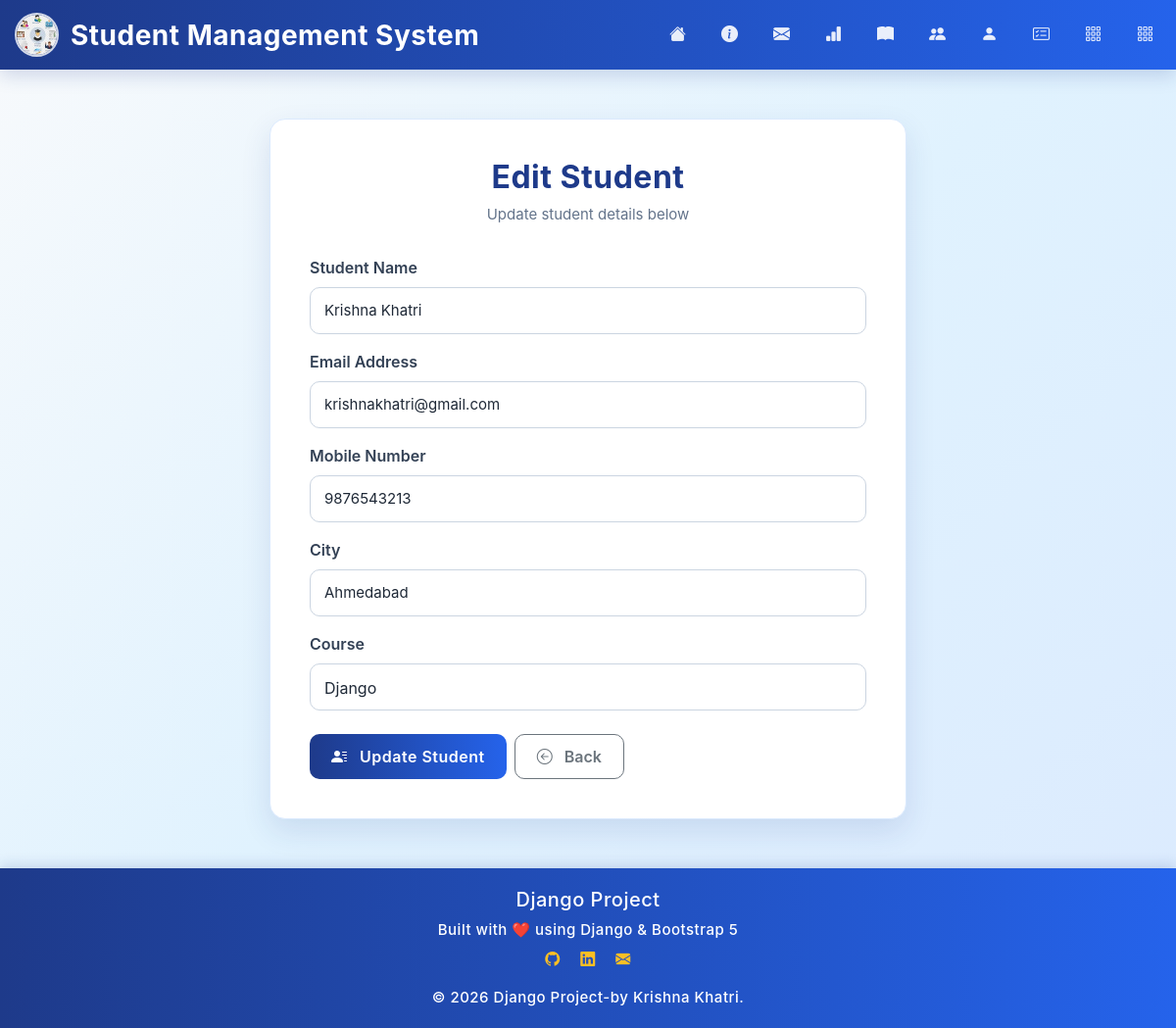
Screenshot of /edit/1 with the database file from the repository.
### student/models.py (models this page shows, shortened)
class Student(models.Model):
    name = models.CharField(max_length=100)
    course = models.ForeignKey(Course, on_delete=models.CASCADE,null=True,blank=True)
    email = models.EmailField()
    mobile = models.CharField(max_length=15)
    city = models.CharField(max_length=50)

### student/views.py (the view, shortened to what this page needs)
# urls.py: path('edit/<int:id>', views.edit_student, name='edit'),
def edit_student(request, id):
    student = get_object_or_404(Student, id=id)
    courses = Course.objects.all()
    return render(request, 'Student_crud/edit.html', {'student': student, 'courses': courses})

### student/Template/Student_CRUD/edit.html (shortened to what this page needs)
{% extends "base.html" %}
{% block content %}
<div class="form-card">
    <h2 class="form-title">Edit Student</h2>
    <p class="form-subtitle">
        Update student details below
    </p>
    <form method="post">
        <div class="mb-3">
            <label class="form-label">
                Student Name
            </label>
            <input type="text" name="name" class="form-control" value="{{ student.name }}" required>
        </div>
        <div class="mb-3">
            <label class="form-label">
                Email Address
            </label>
            <input type="email" name="email" class="form-control" value="{{ student.email }}" required>
        </div>
        <div class="mb-3">
            <label class="form-label">
                Mobile Number
            </label>
            <input type="text" name="mobile" class="form-control" value="{{ student.mobile }}" required>
        </div>
        <div class="mb-3">
            <label class="form-label">
                City
            </label>
            <input type="text" name="city" class="form-control" value="{{ student.city }}" required>
        </div>
        <div class="mb-4">
            <label class="form-label">
                Course
            </label>
            <select name="course" class="form-select" required>
                {% for c in courses %}
                <option value="{{ c.id }}">
                    {{ c.course_name }}
                </option>
                {% endfor %}
            </select>
        </div>
        <div class="d-flex gap-2">
            <button type="submit" class="btn btn-primary">
                <i class="bi bi-person-lines-fill me-2"></i>
                Update Student
            </button>
            <a href="{% url 'list' %}" class="btn btn-outline-secondary">
                <i class="bi bi-arrow-left-circle me-2"></i>
                Back
            </a>
        </div>
    </form>
</div>
{% endblock %}

### student/Static/css/style.css (style rules this page uses)
* { margin: 0; padding: 0; box-sizing: border-box; }
html { scroll-behavior: smooth; }
body { font-family: "Inter", sans-serif; background: linear-gradient(135deg, #F8FAFC 0%, #E0F2FE 50%, #DBEAFE 100%); color: #1F2937; min-height: 100vh; display: flex; flex-direction: column; }
.btn-primary { border: none; border-radius: 10px; background: linear-gradient(90deg, #1E3A8A, #2563EB); color: #ffffff; padding: 12px 28px; font-weight: 600; letter-spacing: 0.4px; transition: all 0.3s ease; }
.btn-primary { border-radius: 10px; padding: 12px 30px; font-weight: 600; letter-spacing: 0.5px; }
.form-control { border-radius: 10px; padding: 14px 16px; border: 1px solid #CBD5E1; background: #FFFFFF; color: #1F2937; font-size: 15px; transition: all 0.3s ease; }
.form-control::placeholder { color: #94A3B8; }
.form-card { width: 100%; max-width: 650px; margin: auto; background: #FFFFFF; padding: 40px; border-radius: 16px; border: 1px solid #DBEAFE; box-shadow: 0 12px 30px rgba(30, 58, 138, 0.12); overflow: hidden; }
.form-title { text-align: center; font-weight: 700; color: #1E3A8A; margin-bottom: 8px; letter-spacing: 0.5px; }
.form-subtitle { text-align: center; color: #64748B; margin-bottom: 30px; font-size: 15px; }
.form-label { font-weight: 600; color: #334155; margin-bottom: 8px; }
.form-control, .form-select { height: 48px; padding: 12px 14px; border-radius: 10px; border: 1px solid #CBD5E1; background: #FFFFFF; color: #1F2937; transition: all 0.3s ease; }
.btn { border-radius: 10px; padding: 10px 22px; font-weight: 600; transition: all 0.3s ease; }

### rows the page displays
Student: name "Krishna Khatri", email "krishnakhatri@gmail.com", mobile "9876543213", city "Ahmedabad"

### other values shown
form field course "Django"
